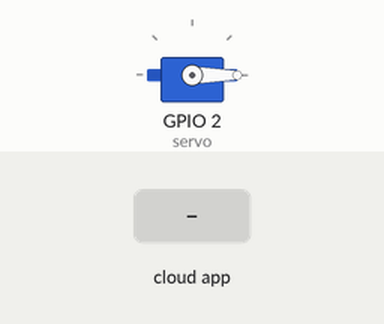
A sketch run on a simulated ESP8266 (NodeMCU). Shown: servo. Inputs (shaded band) come from the test bench. WiFi joins after 1.5 s; servers stay silent unless stated; what the sketch prints to the serial monitor is not drawn.

Above: at 4.7 s.
4.8 s: the phone or cloud app sets 61eaa57b5237d163c303c4e4 to 0
At 5.0 s:
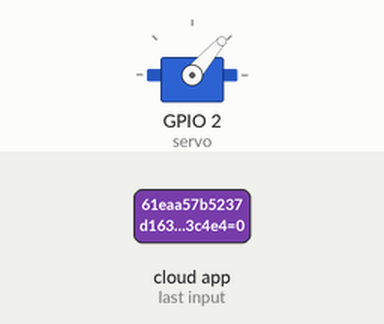
6.6 s: the phone or cloud app sets 61ead1355237d163c303de09 to 1
At 8.5 s:
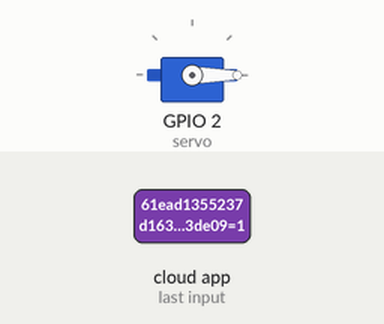
Timing chart, 0 to 10.0 s (numbered marks = the images above; inputs shaded):
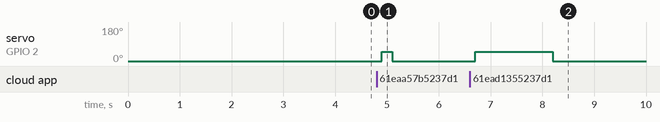

The sketch:

Lamp.ino
```cpp
#ifdef ENABLE_DEBUG
#define DEBUG_ESP_PORT Serial
#define NODEBUG_WEBSOCKETS
#define NDEBUG
#endif

#include <Arduino.h>
#ifdef ESP8266
#include <ESP8266WiFi.h>
#endif
#ifdef ESP32
#include <WiFi.h>
#endif

#include "SinricPro.h"
#include "SinricProSwitch.h"

#define WIFI_SSID         "Valar Dohaeris"
#define WIFI_PASS         "grasshopper"
#define APP_KEY           "62c61038-dd45-45f3-bdfa-5cc68c7fc4c2"
#define APP_SECRET        "6a170bc5-d971-4b85-8a11-edfd422fecb1-48319353-09da-485c-b8d7-89c262fd004e"
#define SWITCH1_ID         "61eaa57b5237d163c303c4e4"
#define SWITCH2_ID         "61ead1355237d163c303de09"
#define BAUD_RATE         9600

#include <Servo.h>

Servo servo;

bool onPowerState1(const String &deviceId, bool &state) {

  //Serial.printf("device %s turned %s\r\n", deviceId.c_str(), state?"on":"off");
  if (state) {
    Serial.printf("ON\r\n");
    lampOn();
  }
  else {
    lampOn();
    Serial.print("OFF\r\n");
  }

  return true; // indicate that callback handled correctly
}

bool onPowerState2(const String &deviceId, bool &state) {

  //Serial.printf("device %s turned %s\r\n", deviceId.c_str(), state?"on":"off");
  if (state) {
    Serial.printf("ON\r\n");
    changeColor();
  }
  else {
    changeColor();
    Serial.print("OFF\r\n");
  }

  return true; // indicate that callback handled correctly
}

void setupWiFi() {
  Serial.printf("\r\n[Wifi]: Connecting");
  WiFi.begin(WIFI_SSID, WIFI_PASS);

  while (WiFi.status() != WL_CONNECTED) {
    Serial.printf(".");
    delay(250);
  }
  Serial.printf("connected!\r\n[WiFi]: IP-Address is %s\r\n", WiFi.localIP().toString().c_str());
}

void setupSinricPro() {
  // add device to SinricPro
  SinricProSwitch& mySwitch1 = SinricPro[SWITCH1_ID];
  SinricProSwitch& mySwitch2 = SinricPro[SWITCH2_ID];

  // set callback function to device
  mySwitch1.onPowerState(onPowerState1);
  mySwitch2.onPowerState(onPowerState2);

  // setup SinricPro
  SinricPro.onConnected([]() {
    Serial.printf("Connected to SinricPro\r\n");
  });
  SinricPro.onDisconnected([]() {
    Serial.printf("Disconnected from SinricPro\r\n");
  });

  SinricPro.begin(APP_KEY, APP_SECRET);
}

void changeColor(){
  delay(100);
  servo.write(49);
  delay(1500);
  servo.write(0);
}


void lampOn(){
  delay(100);
  servo.write(49);
  delay(200);
  servo.write(0);
}

void setup() {
  Serial.begin(BAUD_RATE); Serial.printf("\r\n\r\n");
  servo.attach(2); //D4

  servo.write(0);

  delay(2000);
  setupWiFi();
  setupSinricPro();

}


void loop() {
  SinricPro.handle();
}
```

Measured:
- after the input at 4.8 s, servo on GPIO 2 (servo): 0° → 49° after 0.10 s, → 0° 0.20 s later
- after the input at 6.6 s, servo on GPIO 2 (servo): 0° → 49° after 0.10 s, → 0° 1.5 s later
